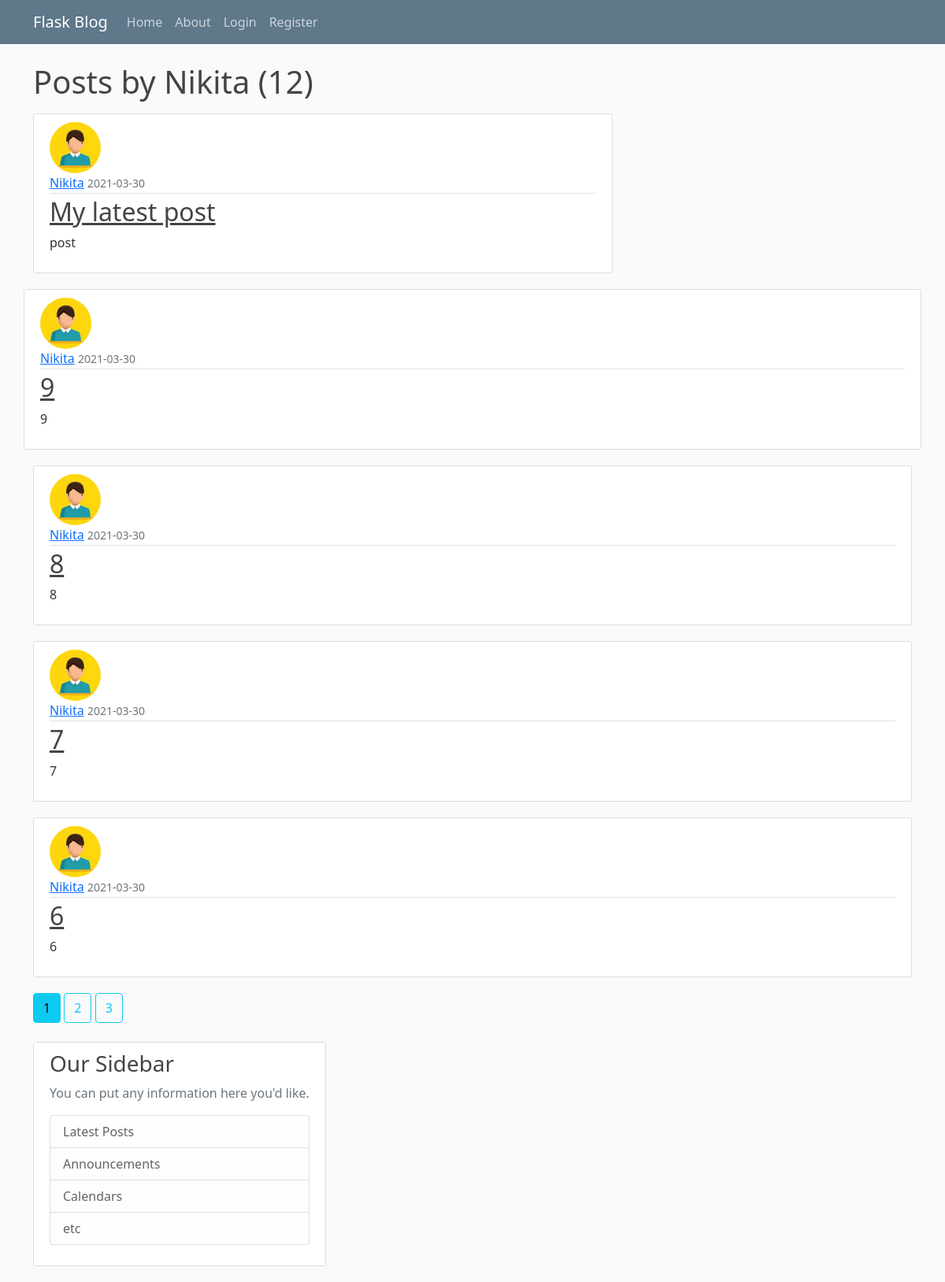
Screenshot of /user/Nikita with the database file from the repository.
### flaskblog/models.py (models this page shows, shortened)
class User(db.Model, UserMixin):
    id = db.Column(db.Integer, primary_key=True)
    username = db.Column(db.String(20), unique=True, nullable=False)
    email = db.Column(db.String(120), unique=True, nullable=False)
    image_file = db.Column(db.String(20), nullable=False,
                           default='default.jpg')
    password = db.Column(db.String(60), nullable=False)
    posts = db.relationship('Post', backref='author', lazy=True)

class Post(db.Model):
    id = db.Column(db.Integer, primary_key=True)
    title = db.Column(db.String(100), nullable=False)
    date_posted = db.Column(db.DateTime, nullable=False,
                            default=datetime.utcnow)
    content = db.Column(db.Text, nullable=False)
    user_id = db.Column(db.Integer, db.ForeignKey('user.id'), nullable=False)

### flaskblog/users/routes.py (the view)
@users.route("/user/<string:username>")
def user_posts(username):
    page = request.args.get('page', 1, type=int)
    user = User.query.filter_by(username=username).first_or_404()
    posts = Post.query.filter_by(author=user)\
        .order_by(Post.date_posted.desc())\
        .paginate(page=page, per_page=5)
    return render_template('user_posts.html', posts=posts, user=user)

### flaskblog/templates/user_posts.html
{% extends "layouts.html" %}
{% block content %}
<h1 class=mb-3>Posts by {{ user.username }} ({{ posts.total }})</h1>
{% for post in posts.items %}
<article class="media content-section">
    <img class="rounded-circle article-img"
        src="{{ url_for('static', filename='profile_pics/' + post.author.image_file) }}" <div class="media-body">
    <div class="article-metadata">
        <a class="mr-2" href="{{ url_for('users.user_posts', username=post.author.username) }}">{{ post.author.username }}</a>
        <small class="text-muted">{{ post.date_posted.strftime('%Y-%m-%d') }}</small>
    </div>
    <h2><a class="article-title" href="{{ url_for('posts.post', post_id=post.id) }}">{{ post.title }}</a></h2>
    <p class="article-content">{{ post.content }}</p>
    </div>
</article>
{% endfor %}
{% for page_num in posts.iter_pages(left_edge=1, right_edge=1, left_current=1, right_current=2) %}
{% if page_num %}
{% if posts.page == page_num %}
<a class="btn btn-info mb-4" href="{{ url_for('users.user_posts', username=user.username, page=page_num) }}">{{ page_num }}</a>
{% else %}
<a class="btn btn-outline-info mb-4" href="{{ url_for('main.home', username=user.username, page=page_num) }}">{{ page_num }}</a>
{% endif %}
{% else %}
...
{% endif %}
{% endfor %}
{% endblock content %}

### flaskblog/static/main.css (style rules this page uses)
body { background: #fafafa; color: #333333; margin-top: 5rem; }
h1, h2, h3, h4, h5, h6 { color: #444444; }
.content-section { background: #ffffff; padding: 10px 20px; border: 1px solid #dddddd; border-radius: 3px; margin-bottom: 20px; }
.article-title { color: #444444; }
.article-content { white-space: pre-line; }
.article-img { height: 65px; width: 65px; margin-right: 16px; }
.article-metadata { padding-bottom: 1px; margin-bottom: 4px; border-bottom: 1px solid #e3e3e3 }

### rows the page displays
User: username "Nikita"
Post: image_file (picture), author.username "Nikita", date_posted "2021-03-30", title "My latest post", content "post"
Post: image_file (picture), author.username "Nikita", date_posted "2021-03-30", title "9", content "9"
Post: image_file (picture), author.username "Nikita", date_posted "2021-03-30", title "8", content "8"
Post: image_file (picture), author.username "Nikita", date_posted "2021-03-30", title "7", content "7"
Post: image_file (picture), author.username "Nikita", date_posted "2021-03-30", title "6", content "6"

### other values shown
{{ posts.total }} "12"
{{ page_num }} "1"
{{ page_num }} "2" "3"
